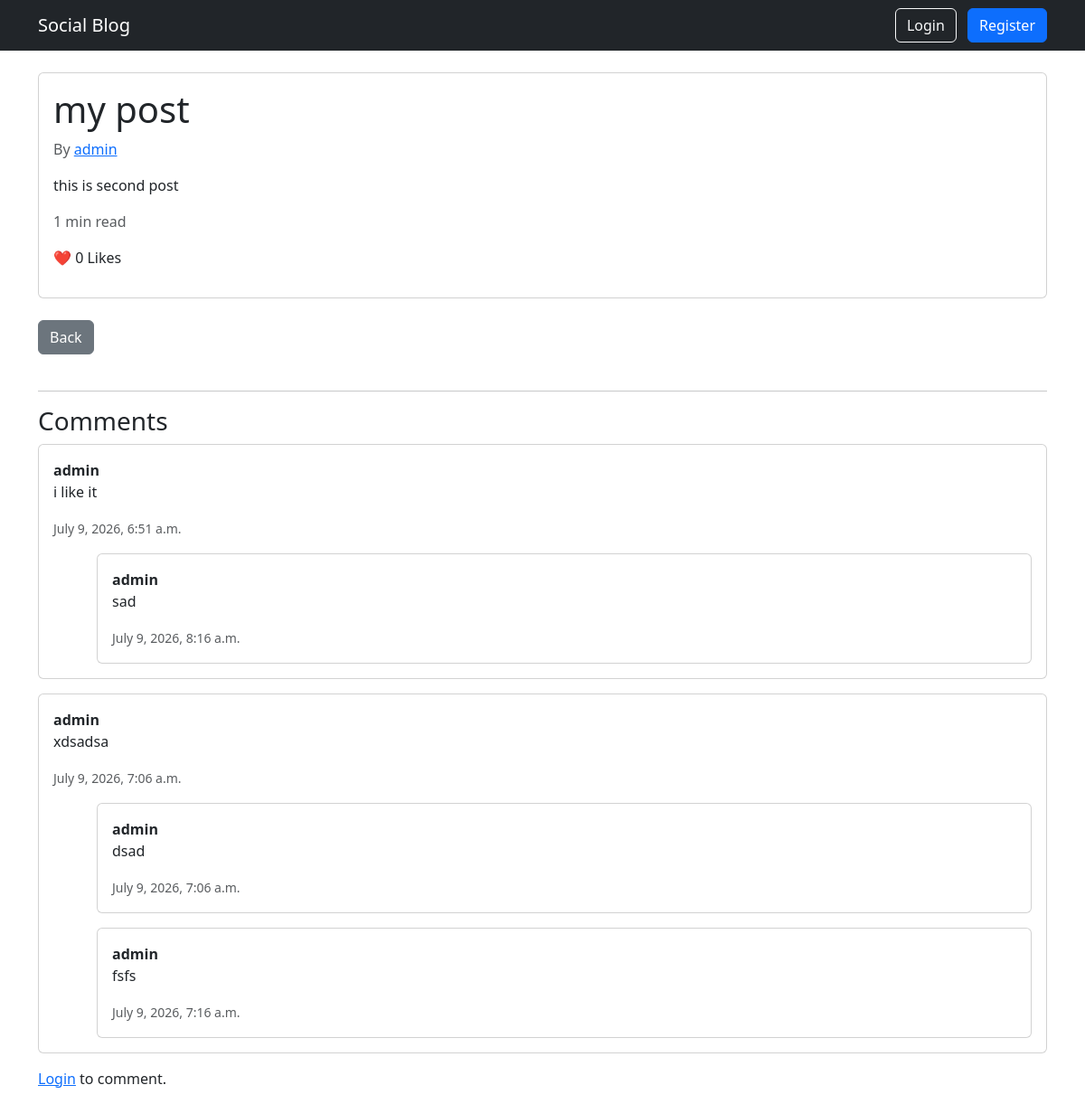
Screenshot of /post/what/ with the database file from the repository.
### blog/models.py (models this page shows, shortened)
class Post(models.Model):
    user = models.ForeignKey(
        settings.AUTH_USER_MODEL,
        on_delete=models.CASCADE,
        related_name="posts"
    )
    objects = PostManager()
    title = models.CharField(max_length=200)
    slug = models.SlugField(unique=True)
    body = models.TextField()
    tags = models.ManyToManyField(
    "Tag",
    blank=True,
    related_name="posts"
)
    is_published = models.BooleanField(default=False)
    views = models.PositiveIntegerField(default=0)
    created_at = models.DateTimeField(auto_now_add=True)
    updated_at = models.DateTimeField(auto_now=True)

class Comment(models.Model):
    post = models.ForeignKey(
        Post,
        on_delete=models.CASCADE,
        related_name="comments"
    )
    user = models.ForeignKey(
        settings.AUTH_USER_MODEL,
        on_delete=models.CASCADE,
        related_name="comments"
    )
    parent = models.ForeignKey(
        "self",
        on_delete=models.CASCADE,
        null=True,
        blank=True,
        related_name="replies"
    )
    body = models.TextField()
    created_at = models.DateTimeField(auto_now_add=True)

### accounts/models.py (models this page shows, shortened)
class User(AbstractUser):
    bio = models.TextField(blank=True)
    avatar_url = models.URLField(blank=True)

### blog/views.py (the view)
class PostDetailView(DetailView):
    model = Post
    template_name = "blog/post_detail.html"
    context_object_name = "post"
    def get_context_data(self, **kwargs):
        context = super().get_context_data(**kwargs)
        context["comment_form"] = CommentForm()
        return context

### blog/managers.py (called while the page is built)
    def get_queryset(self):
        return PostQuerySet(self.model, using=self._db)

### blog/templatetags/blog_extras.py (called while the page is built)
@register.filter
def read_time(value):
    words = str(value).split()
    word_count = len(words)
    minutes = math.ceil(word_count / 200)
    if minutes < 1:
        minutes = 1
    return f"{minutes} min read"

### blog/templates/blog/post_detail.html (shortened to what this page needs)
{% extends "blog/base.html" %}
{% load blog_extras %}
{% block content %}
<div class="card mb-4">
    <div class="card-body">
        <h1>{{ post.title }}</h1>
        <p class="text-muted">
            By
            <a href="{% url 'blog:profile' post.user.username %}">
                {{ post.user.username }}
            </a>
        </p>
        <p>{{ post.body }}</p>
        <p class="text-muted">
            {{ post.body|read_time }}
        </p>
        <p>❤️ {{ post.likes.count }} Likes</p>
    </div>
</div>
<a href="{% url 'blog:post-list' %}" class="btn btn-secondary mb-4">
    Back
</a>
<hr>
<h3>Comments</h3>
{% for comment in post.comments.all %}
    {% if not comment.parent %}
    <div class="card mb-3">
        <div class="card-body">
            <strong>{{ comment.user.username }}</strong>
            <p>{{ comment.body }}</p>
            <small class="text-muted">
                {{ comment.created_at }}
            </small>
            {% for reply in comment.replies.all %}
            <div class="card mt-3 ms-5">
                <div class="card-body">
                    <strong>{{ reply.user.username }}</strong>
                    <p>{{ reply.body }}</p>
                    <small class="text-muted">
                        {{ reply.created_at }}
                    </small>
                </div>
            </div>
            {% endfor %}
        </div>
    </div>
    {% endif %}
{% empty %}
<p>No comments yet.</p>
{% endfor %}
{% if user.is_authenticated %}
<h4 class="mt-4">Add Comment</h4>
<form method="post" action="{% url 'blog:comment-create' post.slug %}">
    {% csrf_token %}
    {{ comment_form.as_p }}
    <button class="btn btn-primary">
        Comment
    </button>
</form>
{% else %}
<p>
    <a href="{% url 'login' %}">Login</a> to comment.
</p>
{% endif %}
{% endblock %}

### rows the page displays
Post: title "my post", user.username "admin", body "this is second post", body|read_time "1 min read", likes.count "0"
Comment: user.username "admin", body "i like it", created_at "July 9, 2026, 6:51 a.m."
Comment: user.username "admin", body "sad", created_at "July 9, 2026, 8:16 a.m."
Comment: user.username "admin", body "xdsadsa", created_at "July 9, 2026, 7:06 a.m."
Comment: user.username "admin", body "dsad", created_at "July 9, 2026, 7:06 a.m."
Comment: user.username "admin", body "fsfs", created_at "July 9, 2026, 7:16 a.m."
